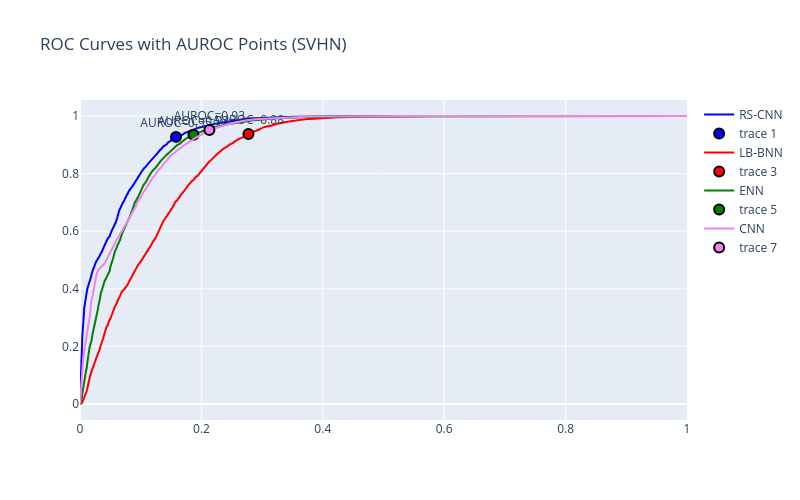
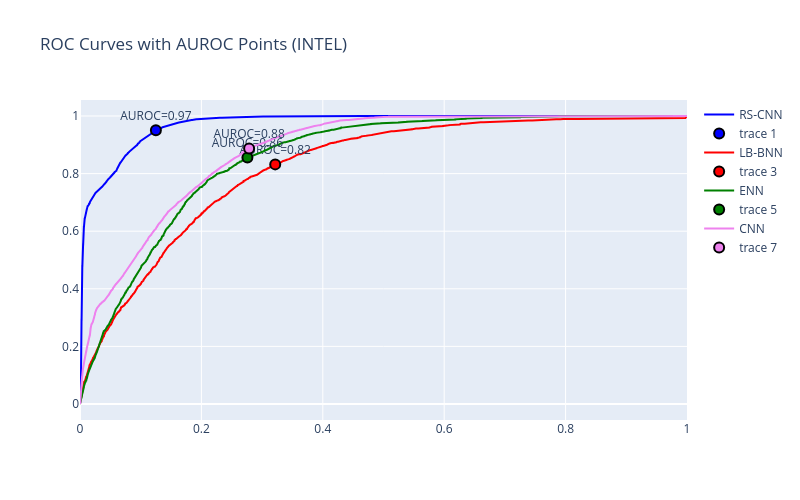

The code cell stored with these charts, in order, in its notebook:
### Code cell
import plotly.graph_objects as go

datasets = ["SVHN", "INTEL"]
models = ["RS-CNN", "LB-BNN", "ENN", "CNN"]
colors = ['blue', 'red', 'green', 'violet']

fig_svhn = go.Figure()
fig_intel = go.Figure()

figs = [fig_svhn, fig_intel]

# Define the width and height of the plots
plot_width = 800
plot_height = 500

for dataset_idx, dataset in enumerate(datasets):
    fig = figs[dataset_idx]
    
    for model_idx, model in enumerate(models):
        color = colors[model_idx]

        fpr = metrics_data[dataset][model]["fpr"]
        tpr = metrics_data[dataset][model]["tpr"]
        auroc = metrics_data[dataset][model]["AUROC"]

        fig.add_trace(go.Scatter(x=fpr, y=tpr, mode='lines', name=f'{model}', line=dict(color=color)))
        
        auroc_index = np.argmax(tpr - fpr)
        fig.add_trace(go.Scatter(x=[fpr[auroc_index]], y=[tpr[auroc_index]],
                                 mode='markers+text',
                                 marker=dict(size=10, color=color, line=dict(color='black', width=2)),
                                 text=[f'AUROC={auroc:.2f}'],
                                 textposition="top center"))

    # Set title for the figure
    fig.update_layout(title_text=f'ROC Curves with AUROC Points ({dataset})')
    
    # Set the width and height of the plot
    fig.update_layout(width=plot_width, height=plot_height)

# Show the figures
fig_svhn.show()
fig_intel.show()

### Figure 1 — Plotly figure (JSON) as saved in the notebook; plotly's stock layout.template omitted (floating-point values rounded to 4 significant figures; data arrays with more than 128 entries replaced by an {"elided": "..."} marker saying what was removed)
{"data": [{"line": {"color": "blue"}, "mode": "lines", "name": "RS-CNN", "type": "scatter", "x": {"elided": "3411 float values"}, "y": {"elided": "3411 float values"}}, {"marker": {"color": "blue", "line": {"color": "black", "width": 2}, "size": 10}, "mode": "markers+text", "text": ["AUROC=0.95"], "textposition": "top center", "type": "scatter", "x": [0.1581], "y": [0.9275]}, {"line": {"color": "red"}, "mode": "lines", "name": "LB-BNN", "type": "scatter", "x": {"elided": "4917 float values"}, "y": {"elided": "4917 float values"}}, {"marker": {"color": "red", "line": {"color": "black", "width": 2}, "size": 10}, "mode": "markers+text", "text": ["AUROC=0.88"], "textposition": "top center", "type": "scatter", "x": [0.2775], "y": [0.9377]}, {"line": {"color": "green"}, "mode": "lines", "name": "ENN", "type": "scatter", "x": {"elided": "3836 float values"}, "y": {"elided": "3836 float values"}}, {"marker": {"color": "green", "line": {"color": "black", "width": 2}, "size": 10}, "mode": "markers+text", "text": ["AUROC=0.93"], "textposition": "top center", "type": "scatter", "x": [0.1869], "y": [0.9346]}, {"line": {"color": "violet"}, "mode": "lines", "name": "CNN", "type": "scatter", "x": {"elided": "3809 float values"}, "y": {"elided": "3809 float values"}}, {"marker": {"color": "violet", "line": {"color": "black", "width": 2}, "size": 10}, "mode": "markers+text", "text": ["AUROC=0.93"], "textposition": "top center", "type": "scatter", "x": [0.2132], "y": [0.951]}], "layout": {"height": 500, "title": {"text": "ROC Curves with AUROC Points (SVHN)"}, "width": 800, "xaxis": {"autorange": true, "range": [0, 1], "type": "linear"}, "yaxis": {"autorange": true, "range": [-0.05556, 1.056], "type": "linear"}}}

### Figure 2 — Plotly figure (JSON) as saved in the notebook; plotly's stock layout.template omitted (floating-point values rounded to 4 significant figures; data arrays with more than 128 entries replaced by an {"elided": "..."} marker saying what was removed)
{"data": [{"line": {"color": "blue"}, "mode": "lines", "name": "RS-CNN", "type": "scatter", "x": {"elided": "2501 float values"}, "y": {"elided": "2501 float values"}}, {"marker": {"color": "blue", "line": {"color": "black", "width": 2}, "size": 10}, "mode": "markers+text", "text": ["AUROC=0.97"], "textposition": "top center", "type": "scatter", "x": [0.125], "y": [0.9505]}, {"line": {"color": "red"}, "mode": "lines", "name": "LB-BNN", "type": "scatter", "x": {"elided": "3437 float values"}, "y": {"elided": "3437 float values"}}, {"marker": {"color": "red", "line": {"color": "black", "width": 2}, "size": 10}, "mode": "markers+text", "text": ["AUROC=0.82"], "textposition": "top center", "type": "scatter", "x": [0.3216], "y": [0.832]}, {"line": {"color": "green"}, "mode": "lines", "name": "ENN", "type": "scatter", "x": {"elided": "3246 float values"}, "y": {"elided": "3246 float values"}}, {"marker": {"color": "green", "line": {"color": "black", "width": 2}, "size": 10}, "mode": "markers+text", "text": ["AUROC=0.86"], "textposition": "top center", "type": "scatter", "x": [0.2758], "y": [0.8557]}, {"line": {"color": "violet"}, "mode": "lines", "name": "CNN", "type": "scatter", "x": {"elided": "5360 float values"}, "y": {"elided": "5360 float values"}}, {"marker": {"color": "violet", "line": {"color": "black", "width": 2}, "size": 10}, "mode": "markers+text", "text": ["AUROC=0.88"], "textposition": "top center", "type": "scatter", "x": [0.2786], "y": [0.8875]}], "layout": {"height": 500, "title": {"text": "ROC Curves with AUROC Points (INTEL)"}, "width": 800, "xaxis": {"autorange": true, "range": [0, 1], "type": "linear"}, "yaxis": {"autorange": true, "range": [-0.05556, 1.056], "type": "linear"}}}
